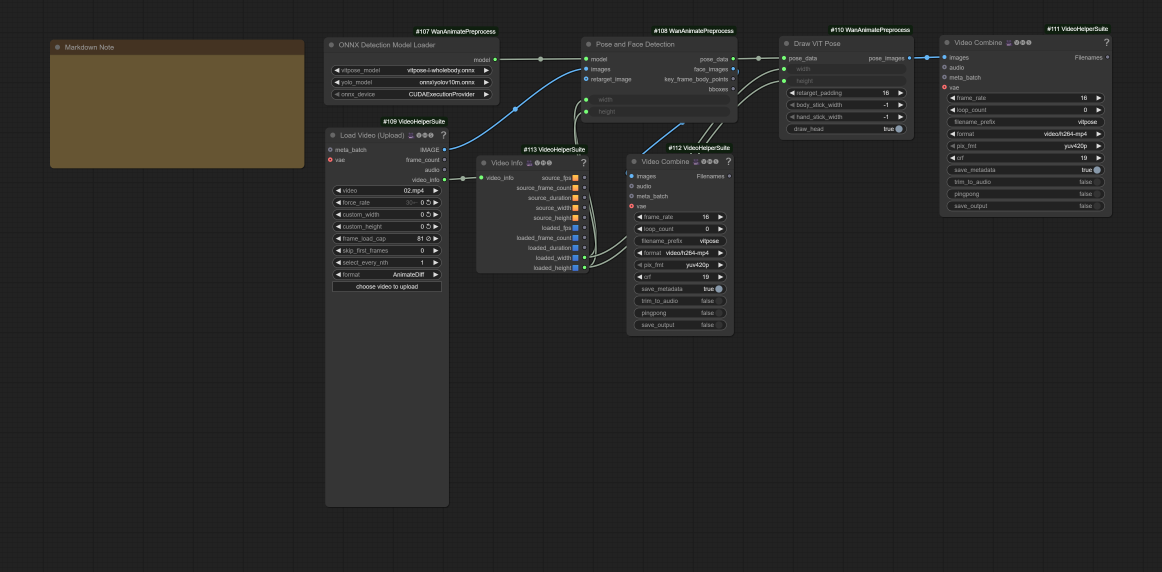
#> input picture example.png, 3486 x 1716 px (shown at 1/3 size)
$ python -i utils.py   (imports and definitions only)
#> lines starting #> are read from the running program, lines starting #| are printed output that depends on the picture
#> further down, picture is the input picture: shape (1716, 3486, 3); mean B, G, R 39, 40.6, 41.3
# Copyright 2024-2025 The Alibaba Wan Team Authors. All rights reserved.
import os
import cv2
import math
import random
import numpy as np

# [140 lines left out: functions get_mask_boxes, get_aug_mask, get_mask_body_img, get_face_bboxes, calculate_new_size, resize_by_area, not called in this run]


def padding_resize(img_ori, height=512, width=512, padding_color=(0, 0, 0), interpolation=cv2.INTER_LINEAR, lowestY=-1.0):
#> called with height = 512, width = 512, padding_color = (0, 0, 0), interpolation = 1, lowestY = -1
    ori_height = img_ori.shape[0]
#> ori_height = 1716
    ori_width = img_ori.shape[1]
#> ori_width = 3486
    channel = img_ori.shape[2]
#> channel = 3

    # 初始化裁切相关变量
    use_crop_mode = False
    lowestY_int = -1

    # 如果提供了lowestY参数且有效，进行裁切和贴底处理
    if lowestY > 0:
        # 判断lowestY是归一化坐标还是像素坐标
        # 如果 <= 1.0，认为是归一化坐标（推荐使用）；否则是像素坐标
        if lowestY <= 1.0:
            # 归一化坐标，转换为当前图像的像素坐标
            lowestY_int = int(lowestY * ori_height)
        else:
            # 像素坐标，直接使用
            lowestY_int = int(lowestY)

        # 确保lowestY在有效范围内
        if lowestY_int > 0 and lowestY_int <= ori_height:
            use_crop_mode = True

    # 如果使用裁切模式，执行裁切和贴底逻辑
    if use_crop_mode:
        # 裁切图像：保留从顶部到lowestY的部分
        img_cropped = img_ori[0:lowestY_int, :, :]
        cropped_height = lowestY_int
        cropped_width = ori_width

        # 创建目标画布
        img_pad = np.zeros((height, width, channel), dtype=img_ori.dtype)
        if channel == 1:
            img_pad[:, :, 0] = padding_color[0]
        else:
            img_pad[:, :, 0] = padding_color[0]
            img_pad[:, :, 1] = padding_color[1]
            img_pad[:, :, 2] = padding_color[2]

        # 计算缩放后的尺寸（保持宽高比）
        aspect_ratio = cropped_width / cropped_height
        target_aspect = width / height

        if aspect_ratio > target_aspect:
            # 宽度为限制因素
            new_width = width
            new_height = int(width / aspect_ratio)
        else:
            # 高度为限制因素
            new_height = height
            new_width = int(height * aspect_ratio)

        # 缩放图像
        img_resized = cv2.resize(img_cropped, (new_width, new_height), interpolation=interpolation)
        if len(img_resized.shape) == 2:
            img_resized = img_resized[:, :, np.newaxis]

        # 贴底并水平居中
        y_offset = height - new_height  # 贴底：从底部向上放置
        x_offset = (width - new_width) // 2  # 水平居中

        img_pad[y_offset:y_offset + new_height, x_offset:x_offset + new_width, :] = img_resized

        return img_pad

    # 原始逻辑：没有lowestY参数时的处理
    img_pad = np.zeros((height, width, channel), dtype=img_ori.dtype)
    if channel == 1:
        img_pad[:, :, 0] = padding_color[0]
    else:
        img_pad[:, :, 0] = padding_color[0]
        img_pad[:, :, 1] = padding_color[1]
        img_pad[:, :, 2] = padding_color[2]

    if (ori_height / ori_width) > (height / width):
        new_width = int(height / ori_height * ori_width)
        img = cv2.resize(img_ori, (new_width, height), interpolation=interpolation)
        padding = int((width - new_width) / 2)
        if len(img.shape) == 2:
            img = img[:, :, np.newaxis]
        img_pad[:, padding: padding + new_width, :] = img
    else:
        new_height = int(width / ori_width * ori_height)
#> new_height = 252
        img = cv2.resize(img_ori, (width, new_height), interpolation=interpolation)
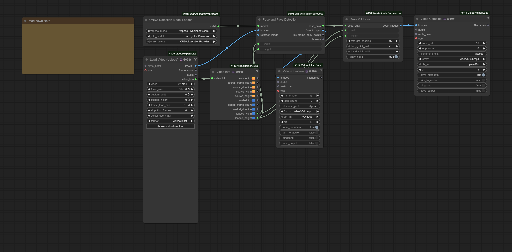
#> img: shape (252, 512, 3); mean B, G, R 39, 40.6, 41.3
        padding = int((height - new_height) / 2)
#> padding = 130
        if len(img.shape) == 2:
            img = img[:, :, np.newaxis]
        img_pad[padding: padding + new_height, :, :] = img
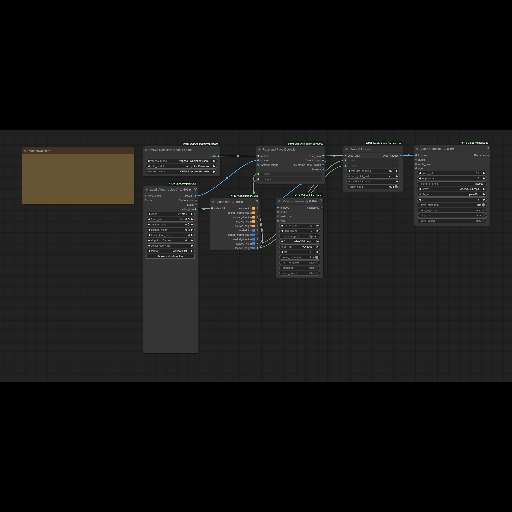
#> img_pad: shape (512, 512, 3); mean B, G, R 19.2, 20, 20.3

    return img_pad

# [241 lines left out: functions resize_to_bounds, get_frame_indices, get_face_bboxes, not called in this run]

>>> import cv2
>>> picture = cv2.imread('example.png')
>>> result = padding_resize(picture)
